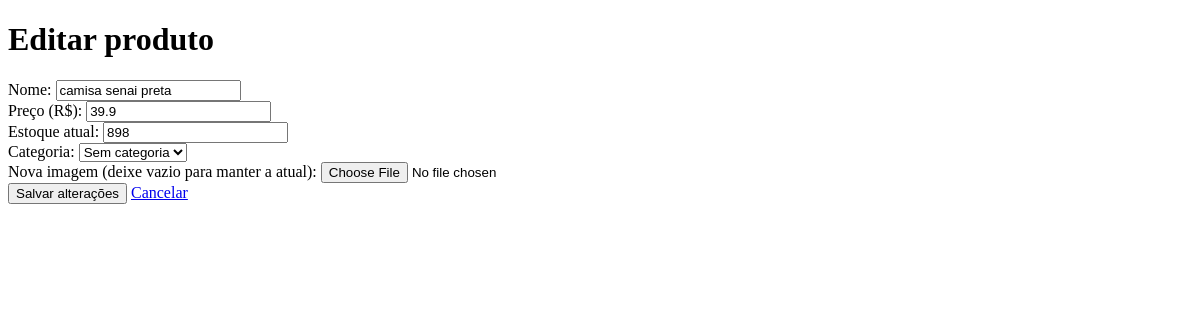
The app's page /produtos/1/editar (signed in), older data.
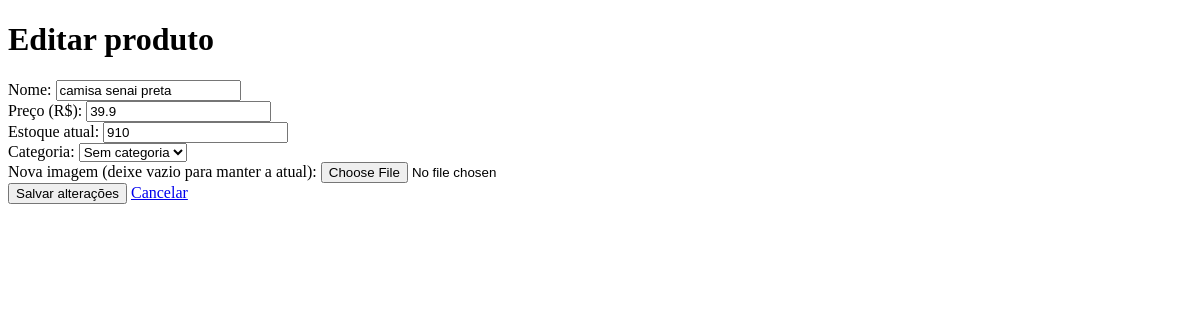
The same page, newer data.
### app/models/produtos.py (models this page shows, shortened)
class Produto(Base):
    __tablename__ = "produtos"
    id = Column(Integer, primary_key=True, autoincrement=True)
    nome = Column(String(200), nullable=False, index=True)
    preco = Column(Float, nullable=False, default=0.0)
    estoque_atual = Column(Integer, nullable=False, default=0)
    ativo = Column(Boolean, default=True)
    imagem_path = Column(String(255), nullable=True)
    categoria_id = Column(Integer, ForeignKey("categorias.id", ondelete="SET NULL"), nullable=True)
    categoria = relationship("Categoria", back_populates="produtos")

### app/controllers/produto_controller.py (the view)
@router.get("/{produto_id}/editar")
def form_editar_produto(
    produto_id: int,
    request: Request,
    db: Session = Depends(get_db),
    admin = Depends(get_admin)
):
    editando   = db.query(Produto).filter(Produto.id == produto_id).first()
    categorias = db.query(Categoria).filter(Categoria.ativo == True).all()
    if not editando:
        return RedirectResponse(url="/produtos", status_code=302)
    return templates.TemplateResponse(
        request,
        "produtos/form.html",
        {
            "request":    request,
            "usuario":    admin,
            "editando":   editando,
            "categorias": categorias
        }
    )

### app/templates/produtos/form.html (shortened to what this page needs)
<!DOCTYPE html>
<html lang="pt-br">
<head>
</head>
<body>
    <h1>{{ "Editar produto" if editando else "Novo produto" }}</h1>
    <form action="{{ '/produtos/' + editando.id|string + '/editar' if editando else '/produtos/novo' }}"
          method="post"
          enctype="multipart/form-data">
        <label>Nome:
            <input type="text"
                   name="nome"
                   value="{{ editando.nome if editando else (valores.nome if valores else '') }}"
                   required>
        </label>
        <br>
        <label>Preço (R$):
            <input type="number"
                   name="preco"
                   step="0.01"
                   min="0"
                   value="{{ editando.preco if editando else (valores.preco if valores else '0.00') }}"
                   required>
        </label>
        <br>
        <label>Estoque atual:
            <input type="number"
                   name="estoque_atual"
                   min="0"
                   value="{{ editando.estoque_atual if editando else (valores.estoque_atual if valores else '0') }}"
                   required>
        </label>
        <br>
        <label>Categoria:
            <select name="categoria_id">
                <option value="0">Sem categoria</option>
            </select>
        </label>
        <br>
        <label>{{ "Nova imagem (deixe vazio para manter a atual):" if editando else "Imagem:" }}
            <input type="file"
                   name="imagem"
                   accept=".jpg,.jpeg,.png,.webp">
        </label>
        <br>
        <button type="submit">
            {{ "Salvar alterações" if editando else "Criar produto" }}
        </button>
        <a href="/produtos">Cancelar</a>
    </form>
</body>
</html>

Row changes from the older to the newer data that the page shows:
changed Produto "camisa senai preta": estoque_atual "898" → "910"
